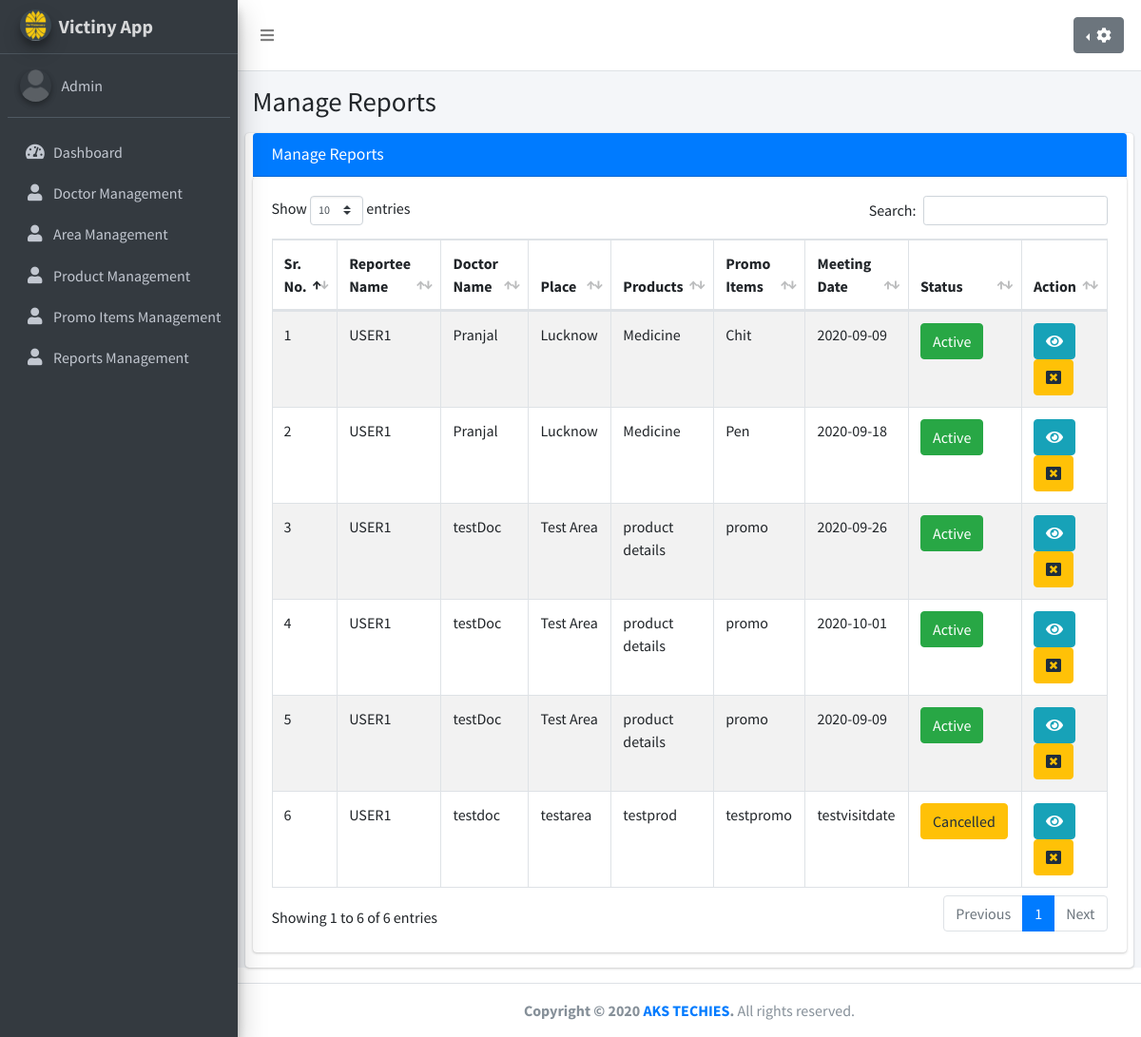
/index.php/admin/manage_report, run on the app's committed database.
### tables this page shows
CREATE TABLE `user_report` (
  `id` int(11) NOT NULL,
  `user_id` varchar(200) NOT NULL,
  `doctor_name` varchar(200) NOT NULL,
  `area_of_visit` varchar(200) NOT NULL,
  `product_details` varchar(200) NOT NULL,
  `promo_items` varchar(200) NOT NULL,
  `visit_date` varchar(200) NOT NULL,
  `remarks` text NOT NULL,
  `created_at` varchar(200) NOT NULL,
  `status` enum('1','2') NOT NULL DEFAULT '1' COMMENT '1=active, 2=cancel'
);

### application/controllers/Admin.php (called while the page is built, shortened)
<?php
class Admin extends CI_Controller
{
    function __construct()
    {
        $this->load->model('Admin_model');
        $this->load->helper(array('form', 'url'));
    }
    public function manage_report()
	{
		$data['get'] = $this->Admin_model->allReports();
		$this->load->view('admin/header');
		$this->load->view('admin/footer');
		$this->load->view('admin/manage-report', $data);
		$this->load->view('credit');
    }
}

### index.php (called while the page is built, shortened)
<?php
require_once BASEPATH.'core/CodeIgniter.php';

### application/models/Admin_model.php (called while the page is built, shortened)
<?php
class Admin_model extends CI_Model
{
	function allReports()
	{
		$this->db->order_by('id', 'DESC');
		$result = $this->db->get('user_report')->result_array();
		return $result;
	}
}

### application/views/admin/manage-report.php (the view, shortened to what this page needs)
<div class="content-wrapper">
 <section class="content-header">
      <div class="container-fluid">
        <div class="row">
          <div class="col-sm-10">
            <h1>Manage Reports</h1>
          </div>
       </div>
     </div>
    </section>
 <section class="content">
  <div class="card card-primary">
   <div class="container-fluid">
    <div class="card-header">
     <h3 class="card-title">Manage Reports</h3>
    </div>
    <div class="row">
     <div class="col-12">
          <div class="card">
            <div class="card-body">
              <table id="example1" class="table table-bordered table-striped">
                <thead>
                <tr>
                  <th>Sr. No.</th>
                  <th>Reportee Name</th>
                  <th>Doctor Name</th>
                  <th>Place</th>
                  <th>Products</th>
                  <th>Promo Items</th>
                  <th>Meeting Date</th>
                  <th>Status</th>
                  <th>Action</th>
                </tr>
                </thead>
                <tbody>
             <?php $counter2 = 0;
             if (!empty($get)) {
              foreach ($get as $val) {
             ?>
                <tr>
                 <td width="5%"><?php echo ++$counter2; ?></td>
                 <td width="5%"><?php echo $val['user_id'] ?></td>
                 <td width="5%"><?php echo $val['doctor_name'] ?></td>
                 <td width="5%"><?php echo $val['area_of_visit'] ?></td>
                 <td width="5%"><?php echo $val['product_details'] ?></td>
                 <td width="5%"><?php echo $val['promo_items'] ?></td>
                 <td width="5%"><?php echo $val['visit_date'] ?></td>
                 <td width="7%"><?php if ($val['status'] == 1) { ?>
                   <p class="btn btn-success">Active</p>
                  <?php } ?>
                  <?php if ($val['status'] == 2) { ?>
                   <p class="btn btn-warning">Cancelled</p>
                  <?php } ?>
                 </td>
                 <td width="5%">
                 <a href="<?php echo base_url() . 'Admin/viewReport/' . $val['id'] ?>" class="btn btn-info"><i class="fas fa-eye"></i></a>
                 <a onclick="return confirm('Are you sure?')" href="<?php echo base_url() . 'Docreg/cancelReport/' . $val['id'] ?>" class="btn btn-warning"><i class="fas fa-window-close"></i></a></td>
                 </tr>
                <?php }
                } ?>
                </tbody>
              </table>
            </div>
          </div>
        </div>
    </div>
   </div>
  </div>
 </section>
</div>

### application/views/admin/header.php (shortened to what this page needs)
<!DOCTYPE html>
<html>
<head>
  <link rel="stylesheet" href="<?php echo base_url(); ?>resources/plugins/fontawesome-free/css/all.min.css">
  <link rel="stylesheet" href="https://code.ionicframework.com/ionicons/2.0.1/css/ionicons.min.css">
  <link rel="stylesheet" href="<?php echo base_url(); ?>resources/plugins/tempusdominus-bootstrap-4/css/tempusdominus-bootstrap-4.min.css">
  <link rel="stylesheet" href="<?php echo base_url(); ?>resources/plugins/icheck-bootstrap/icheck-bootstrap.min.css">
  <link rel="stylesheet" href="<?php echo base_url(); ?>resources/plugins/jqvmap/jqvmap.min.css">
  <link rel="stylesheet" href="<?php echo base_url(); ?>resources/dist/css/adminlte.min.css">
  <link rel="stylesheet" href="<?php echo base_url(); ?>resources/plugins/overlayScrollbars/css/OverlayScrollbars.min.css">
  <link rel="stylesheet" href="<?php echo base_url(); ?>resources/plugins/daterangepicker/daterangepicker.css">
  <link rel="stylesheet" href="<?php echo base_url(); ?>resources/plugins/summernote/summernote-bs4.css">
   <link rel="stylesheet" href="<?php echo base_url(); ?>resources/plugins/ekko-lightbox/ekko-lightbox.css">
   <link rel="stylesheet" href="<?php echo base_url();?>resources/plugins/toastr/toastr.min.css">
	<link rel="stylesheet" href="<?php echo base_url();?>resources/plugins/datatables-bs4/css/dataTables.bootstrap4.css">
</head>
<body class="hold-transition sidebar-mini layout-fixed">
<div class="wrapper">
  <nav class="main-header navbar navbar-expand navbar-white navbar-light">
  <ul class="navbar-nav">
      <li class="nav-item">
        <a class="nav-link" data-widget="pushmenu" href="#" role="button"><i class="fas fa-bars"></i></a>
      </li>
  </ul>
    <ul class="navbar-nav ml-auto">
      <li class="user-footer" style="padding: 10px;">
			  <div class="btn-group dropleft">
      <button type="button" class="btn btn-secondary dropdown-toggle" data-toggle="dropdown" aria-haspopup="true" aria-expanded="false">
       <i class="fa fa-cog" aria-hidden="true"></i>
      </button>
	 </div>
	 </li>
    </ul>
  </nav>
  <aside class="main-sidebar sidebar-dark-primary elevation-4">
    <a href="index3.html" class="brand-link">
      <img src="<?php echo base_url(); ?>resources/dist/img/logo_160x160.jpg" alt="AdminLTE Logo" class="brand-image img-circle elevation-3">
      <span class="brand-text font-weight-bold">Victiny App</span>
    </a>
    <div class="sidebar">
      <div class="user-panel mt-3 pb-3 mb-3 d-flex">
        <div class="image">
          <img src="<?php echo base_url(); ?>resources/dist/img/client.png" class="img-circle elevation-2" alt="User Image">
        </div>
        <div class="info">
          <a href="#" class="d-block">Admin</a>
        </div>
      </div>
      <nav class="mt-2">
        <ul class="nav nav-pills nav-sidebar flex-column" data-widget="treeview" role="menu" data-accordion="false">
          <li class="nav-item">
            <a href="<?php echo base_url()?>Admin/dashboard" class="nav-link">
              <i class="nav-icon fas fa-tachometer-alt"></i>
              <p>
              Dashboard
              </p>
            </a>
          </li>
		  <li class="nav-item">
            <a href="<?php echo base_url()?>Admin/manage_doctor" class="nav-link">
              <i class="nav-icon fas fa-user"></i>
              <p>
              Doctor Management
              </p>
            </a>
		  </li>
		  <li class="nav-item">
            <a href="<?php echo base_url()?>Admin/manage_area" class="nav-link">
              <i class="nav-icon fas fa-user"></i>
              <p>
              Area Management
              </p>
            </a>
		  </li>
		  <li class="nav-item">
            <a href="<?php echo base_url()?>Admin/manage_products" class="nav-link">
              <i class="nav-icon fas fa-user"></i>
              <p>
              Product Management
              </p>
            </a>
		  </li>
		  <li class="nav-item">
            <a href="<?php echo base_url()?>Admin/manage_promoItems" class="nav-link">
              <i class="nav-icon fas fa-user"></i>
              <p>
              Promo Items Management
              </p>
            </a>
          </li>
		  <li class="nav-item">
            <a href="<?php echo base_url()?>Admin/manage_report" class="nav-link">
              <i class="nav-icon fas fa-user"></i>
              <p>
              Reports Management
              </p>
            </a>
          </li>
        </ul>
      </nav>
    </div>
  </aside>

### application/views/admin/footer.php (shortened to what this page needs)
</body>
</html>

### application/views/credit.php (shortened to what this page needs)
<footer class="main-footer" style="text-align: center;">
  <strong>Copyright &copy; 2020 <a href="#">AKS TECHIES</a>.</strong>
  All rights reserved.
</footer>

### data on the page
user_report: user "USER1", doctor_name "Pranjal", area_of_visit "Lucknow", product_details "Medicine", promo_items "Chit", visit_date "2020-09-09", status "Active"
user_report: user "USER1", doctor_name "Pranjal", area_of_visit "Lucknow", product_details "Medicine", promo_items "Pen", visit_date "2020-09-18", status "Active"
user_report: user "USER1", doctor_name "testDoc", area_of_visit "Test Area", product_details "product details", promo_items "promo", visit_date "2020-09-26", status "Active"
user_report: user "USER1", doctor_name "testDoc", area_of_visit "Test Area", product_details "product details", promo_items "promo", visit_date "2020-10-01", status "Active"
user_report: user "USER1", doctor_name "testDoc", area_of_visit "Test Area", product_details "product details", promo_items "promo", visit_date "2020-09-09", status "Active"
user_report: user "USER1", doctor_name "testdoc", area_of_visit "testarea", product_details "testprod", promo_items "testpromo", visit_date "testvisitdate", status "Cancelled"
